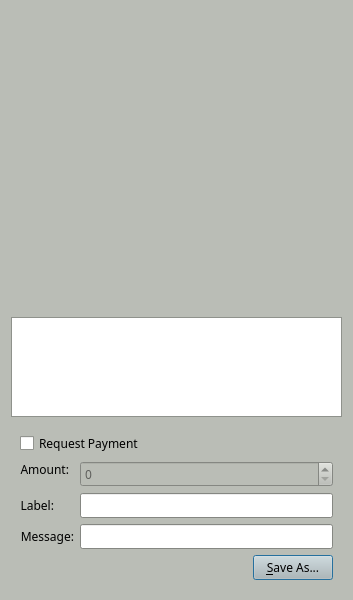
<?xml version="1.0" encoding="UTF-8"?>
<ui version="4.0">
 <class>QRCodeDialog</class>
 <widget class="QDialog" name="QRCodeDialog">
  <property name="geometry">
   <rect>
    <x>0</x>
    <y>0</y>
    <width>353</width>
    <height>600</height>
   </rect>
  </property>
  <property name="palette">
   <palette>
    <active>
     <colorrole role="WindowText">
      <brush brushstyle="SolidPattern">
       <color alpha="255">
        <red>0</red>
        <green>0</green>
        <blue>0</blue>
       </color>
      </brush>
     </colorrole>
     <colorrole role="Button">
      <brush brushstyle="SolidPattern">
       <color alpha="255">
        <red>186</red>
        <green>189</green>
        <blue>182</blue>
       </color>
      </brush>
     </colorrole>
     <colorrole role="Light">
      <brush brushstyle="SolidPattern">
       <color alpha="255">
        <red>255</red>
        <green>255</green>
        <blue>255</blue>
       </color>
      </brush>
     </colorrole>
     <colorrole role="Midlight">
      <brush brushstyle="SolidPattern">
       <color alpha="255">
        <red>220</red>
        <green>222</green>
        <blue>218</blue>
       </color>
      </brush>
     </colorrole>
     <colorrole role="Dark">
      <brush brushstyle="SolidPattern">
       <color alpha="255">
        <red>93</red>
        <green>94</green>
        <blue>91</blue>
       </color>
      </brush>
     </colorrole>
     <colorrole role="Mid">
      <brush brushstyle="SolidPattern">
       <color alpha="255">
        <red>124</red>
        <green>126</green>
        <blue>121</blue>
       </color>
      </brush>
     </colorrole>
     <colorrole role="Text">
      <brush brushstyle="SolidPattern">
       <color alpha="255">
        <red>0</red>
        <green>0</green>
        <blue>0</blue>
       </color>
      </brush>
     </colorrole>
     <colorrole role="BrightText">
      <brush brushstyle="SolidPattern">
       <color alpha="255">
        <red>255</red>
        <green>255</green>
        <blue>255</blue>
       </color>
      </brush>
     </colorrole>
     <colorrole role="ButtonText">
      <brush brushstyle="SolidPattern">
       <color alpha="255">
        <red>0</red>
        <green>0</green>
        <blue>0</blue>
       </color>
      </brush>
     </colorrole>
     <colorrole role="Base">
      <brush brushstyle="SolidPattern">
       <color alpha="255">
        <red>255</red>
        <green>255</green>
        <blue>255</blue>
       </color>
      </brush>
     </colorrole>
     <colorrole role="Window">
      <brush brushstyle="SolidPattern">
       <color alpha="255">
        <red>186</red>
        <green>189</green>
        <blue>182</blue>
       </color>
      </brush>
     </colorrole>
     <colorrole role="Shadow">
      <brush brushstyle="SolidPattern">
       <color alpha="255">
        <red>0</red>
        <green>0</green>
        <blue>0</blue>
       </color>
      </brush>
     </colorrole>
     <colorrole role="AlternateBase">
      <brush brushstyle="SolidPattern">
       <color alpha="255">
        <red>220</red>
        <green>222</green>
        <blue>218</blue>
       </color>
      </brush>
     </colorrole>
     <colorrole role="ToolTipBase">
      <brush brushstyle="SolidPattern">
       <color alpha="255">
        <red>255</red>
        <green>255</green>
        <blue>220</blue>
       </color>
      </brush>
     </colorrole>
     <colorrole role="ToolTipText">
      <brush brushstyle="SolidPattern">
       <color alpha="255">
        <red>0</red>
        <green>0</green>
        <blue>0</blue>
       </color>
      </brush>
     </colorrole>
    </active>
    <inactive>
     <colorrole role="WindowText">
      <brush brushstyle="SolidPattern">
       <color alpha="255">
        <red>0</red>
        <green>0</green>
        <blue>0</blue>
       </color>
      </brush>
     </colorrole>
     <colorrole role="Button">
      <brush brushstyle="SolidPattern">
       <color alpha="255">
        <red>186</red>
        <green>189</green>
        <blue>182</blue>
       </color>
      </brush>
     </colorrole>
     <colorrole role="Light">
      <brush brushstyle="SolidPattern">
       <color alpha="255">
        <red>255</red>
        <green>255</green>
        <blue>255</blue>
       </color>
      </brush>
     </colorrole>
     <colorrole role="Midlight">
      <brush brushstyle="SolidPattern">
       <color alpha="255">
        <red>220</red>
        <green>222</green>
        <blue>218</blue>
       </color>
      </brush>
     </colorrole>
     <colorrole role="Dark">
      <brush brushstyle="SolidPattern">
       <color alpha="255">
        <red>93</red>
        <green>94</green>
        <blue>91</blue>
       </color>
      </brush>
     </colorrole>
     <colorrole role="Mid">
      <brush brushstyle="SolidPattern">
       <color alpha="255">
        <red>124</red>
        <green>126</green>
        <blue>121</blue>
       </color>
      </brush>
     </colorrole>
     <colorrole role="Text">
      <brush brushstyle="SolidPattern">
       <color alpha="255">
        <red>0</red>
        <green>0</green>
        <blue>0</blue>
       </color>
      </brush>
     </colorrole>
     <colorrole role="BrightText">
      <brush brushstyle="SolidPattern">
       <color alpha="255">
        <red>255</red>
        <green>255</green>
        <blue>255</blue>
       </color>
      </brush>
     </colorrole>
     <colorrole role="ButtonText">
      <brush brushstyle="SolidPattern">
       <color alpha="255">
        <red>0</red>
        <green>0</green>
        <blue>0</blue>
       </color>
      </brush>
     </colorrole>
     <colorrole role="Base">
      <brush brushstyle="SolidPattern">
       <color alpha="255">
        <red>255</red>
        <green>255</green>
        <blue>255</blue>
       </color>
      </brush>
     </colorrole>
     <colorrole role="Window">
      <brush brushstyle="SolidPattern">
       <color alpha="255">
        <red>186</red>
        <green>189</green>
        <blue>182</blue>
       </color>
      </brush>
     </colorrole>
     <colorrole role="Shadow">
      <brush brushstyle="SolidPattern">
       <color alpha="255">
        <red>0</red>
        <green>0</green>
        <blue>0</blue>
       </color>
      </brush>
     </colorrole>
     <colorrole role="AlternateBase">
      <brush brushstyle="SolidPattern">
       <color alpha="255">
        <red>220</red>
        <green>222</green>
        <blue>218</blue>
       </color>
      </brush>
     </colorrole>
     <colorrole role="ToolTipBase">
      <brush brushstyle="SolidPattern">
       <color alpha="255">
        <red>255</red>
        <green>255</green>
        <blue>220</blue>
       </color>
      </brush>
     </colorrole>
     <colorrole role="ToolTipText">
      <brush brushstyle="SolidPattern">
       <color alpha="255">
        <red>0</red>
        <green>0</green>
        <blue>0</blue>
       </color>
      </brush>
     </colorrole>
    </inactive>
    <disabled>
     <colorrole role="WindowText">
      <brush brushstyle="SolidPattern">
       <color alpha="255">
        <red>93</red>
        <green>94</green>
        <blue>91</blue>
       </color>
      </brush>
     </colorrole>
     <colorrole role="Button">
      <brush brushstyle="SolidPattern">
       <color alpha="255">
        <red>186</red>
        <green>189</green>
        <blue>182</blue>
       </color>
      </brush>
     </colorrole>
     <colorrole role="Light">
      <brush brushstyle="SolidPattern">
       <color alpha="255">
        <red>255</red>
        <green>255</green>
        <blue>255</blue>
       </color>
      </brush>
     </colorrole>
     <colorrole role="Midlight">
      <brush brushstyle="SolidPattern">
       <color alpha="255">
        <red>220</red>
        <green>222</green>
        <blue>218</blue>
       </color>
      </brush>
     </colorrole>
     <colorrole role="Dark">
      <brush brushstyle="SolidPattern">
       <color alpha="255">
        <red>93</red>
        <green>94</green>
        <blue>91</blue>
       </color>
      </brush>
     </colorrole>
     <colorrole role="Mid">
      <brush brushstyle="SolidPattern">
       <color alpha="255">
        <red>124</red>
        <green>126</green>
        <blue>121</blue>
       </color>
      </brush>
     </colorrole>
     <colorrole role="Text">
      <brush brushstyle="SolidPattern">
       <color alpha="255">
        <red>93</red>
        <green>94</green>
        <blue>91</blue>
       </color>
      </brush>
     </colorrole>
     <colorrole role="BrightText">
      <brush brushstyle="SolidPattern">
       <color alpha="255">
        <red>255</red>
        <green>255</green>
        <blue>255</blue>
       </color>
      </brush>
     </colorrole>
     <colorrole role="ButtonText">
      <brush brushstyle="SolidPattern">
       <color alpha="255">
        <red>93</red>
        <green>94</green>
        <blue>91</blue>
       </color>
      </brush>
     </colorrole>
     <colorrole role="Base">
      <brush brushstyle="SolidPattern">
       <color alpha="255">
        <red>186</red>
        <green>189</green>
        <blue>182</blue>
       </color>
      </brush>
     </colorrole>
     <colorrole role="Window">
      <brush brushstyle="SolidPattern">
       <color alpha="255">
        <red>186</red>
        <green>189</green>
        <blue>182</blue>
       </color>
      </brush>
     </colorrole>
     <colorrole role="Shadow">
      <brush brushstyle="SolidPattern">
       <color alpha="255">
        <red>0</red>
        <green>0</green>
        <blue>0</blue>
       </color>
      </brush>
     </colorrole>
     <colorrole role="AlternateBase">
      <brush brushstyle="SolidPattern">
       <color alpha="255">
        <red>186</red>
        <green>189</green>
        <blue>182</blue>
       </color>
      </brush>
     </colorrole>
     <colorrole role="ToolTipBase">
      <brush brushstyle="SolidPattern">
       <color alpha="255">
        <red>255</red>
        <green>255</green>
        <blue>220</blue>
       </color>
      </brush>
     </colorrole>
     <colorrole role="ToolTipText">
      <brush brushstyle="SolidPattern">
       <color alpha="255">
        <red>0</red>
        <green>0</green>
        <blue>0</blue>
       </color>
      </brush>
     </colorrole>
    </disabled>
   </palette>
  </property>
  <property name="font">
   <font>
    <family>Sawasdee</family>
   </font>
  </property>
  <property name="windowTitle">
   <string>QR Code Dialog</string>
  </property>
  <layout class="QVBoxLayout" name="verticalLayout_3">
   <item>
    <widget class="QLabel" name="lblQRCode">
     <property name="sizePolicy">
      <sizepolicy hsizetype="Expanding" vsizetype="Expanding">
       <horstretch>0</horstretch>
       <verstretch>0</verstretch>
      </sizepolicy>
     </property>
     <property name="minimumSize">
      <size>
       <width>300</width>
       <height>300</height>
      </size>
     </property>
     <property name="textFormat">
      <enum>Qt::PlainText</enum>
     </property>
     <property name="alignment">
      <set>Qt::AlignCenter</set>
     </property>
     <property name="wordWrap">
      <bool>true</bool>
     </property>
    </widget>
   </item>
   <item>
    <widget class="QPlainTextEdit" name="outUri">
     <property name="sizePolicy">
      <sizepolicy hsizetype="Expanding" vsizetype="Minimum">
       <horstretch>0</horstretch>
       <verstretch>0</verstretch>
      </sizepolicy>
     </property>
     <property name="minimumSize">
      <size>
       <width>0</width>
       <height>50</height>
      </size>
     </property>
     <property name="tabChangesFocus">
      <bool>true</bool>
     </property>
     <property name="textInteractionFlags">
      <set>Qt::TextSelectableByKeyboard|Qt::TextSelectableByMouse</set>
     </property>
    </widget>
   </item>
   <item>
    <widget class="QWidget" name="widget" native="true">
     <layout class="QVBoxLayout" name="verticalLayout_2">
      <item>
       <widget class="QCheckBox" name="chkReqPayment">
        <property name="enabled">
         <bool>true</bool>
        </property>
        <property name="text">
         <string>Request Payment</string>
        </property>
       </widget>
      </item>
      <item>
       <layout class="QFormLayout" name="formLayout">
        <property name="fieldGrowthPolicy">
         <enum>QFormLayout::AllNonFixedFieldsGrow</enum>
        </property>
        <item row="1" column="0">
         <widget class="QLabel" name="lblLabel">
          <property name="text">
           <string>Label:</string>
          </property>
          <property name="textFormat">
           <enum>Qt::PlainText</enum>
          </property>
          <property name="alignment">
           <set>Qt::AlignRight|Qt::AlignTrailing|Qt::AlignVCenter</set>
          </property>
          <property name="buddy">
           <cstring>lnLabel</cstring>
          </property>
         </widget>
        </item>
        <item row="1" column="1">
         <widget class="QLineEdit" name="lnLabel"/>
        </item>
        <item row="2" column="0">
         <widget class="QLabel" name="lblMessage">
          <property name="text">
           <string>Message:</string>
          </property>
          <property name="textFormat">
           <enum>Qt::PlainText</enum>
          </property>
          <property name="alignment">
           <set>Qt::AlignRight|Qt::AlignTrailing|Qt::AlignVCenter</set>
          </property>
          <property name="buddy">
           <cstring>lnMessage</cstring>
          </property>
         </widget>
        </item>
        <item row="2" column="1">
         <widget class="QLineEdit" name="lnMessage"/>
        </item>
        <item row="0" column="0">
         <widget class="QLabel" name="lblAmount">
          <property name="sizePolicy">
           <sizepolicy hsizetype="Preferred" vsizetype="Maximum">
            <horstretch>0</horstretch>
            <verstretch>0</verstretch>
           </sizepolicy>
          </property>
          <property name="text">
           <string>Amount:</string>
          </property>
          <property name="textFormat">
           <enum>Qt::PlainText</enum>
          </property>
          <property name="alignment">
           <set>Qt::AlignRight|Qt::AlignTrailing|Qt::AlignVCenter</set>
          </property>
          <property name="buddy">
           <cstring>lnReqAmount</cstring>
          </property>
         </widget>
        </item>
        <item row="0" column="1">
         <widget class="SyndicateAmountField" name="lnReqAmount">
          <property name="enabled">
           <bool>false</bool>
          </property>
          <property name="minimumSize">
           <size>
            <width>80</width>
            <height>0</height>
           </size>
          </property>
         </widget>
        </item>
       </layout>
      </item>
      <item>
       <layout class="QHBoxLayout" name="horizontalLayout">
        <item>
         <spacer name="horizontalSpacer">
          <property name="orientation">
           <enum>Qt::Horizontal</enum>
          </property>
          <property name="sizeHint" stdset="0">
           <size>
            <width>40</width>
            <height>20</height>
           </size>
          </property>
         </spacer>
        </item>
        <item>
         <widget class="QPushButton" name="btnSaveAs">
          <property name="text">
           <string>&amp;Save As...</string>
          </property>
         </widget>
        </item>
       </layout>
      </item>
     </layout>
    </widget>
   </item>
  </layout>
 </widget>
 <customwidgets>
  <customwidget>
   <class>SyndicateAmountField</class>
   <extends>QSpinBox</extends>
   <header>syndicateamountfield.h</header>
   <container>1</container>
  </customwidget>
 </customwidgets>
 <resources/>
 <connections>
  <connection>
   <sender>chkReqPayment</sender>
   <signal>clicked(bool)</signal>
   <receiver>lnReqAmount</receiver>
   <slot>setEnabled(bool)</slot>
   <hints>
    <hint type="sourcelabel">
     <x>92</x>
     <y>285</y>
    </hint>
    <hint type="destinationlabel">
     <x>98</x>
     <y>311</y>
    </hint>
   </hints>
  </connection>
 </connections>
</ui>
